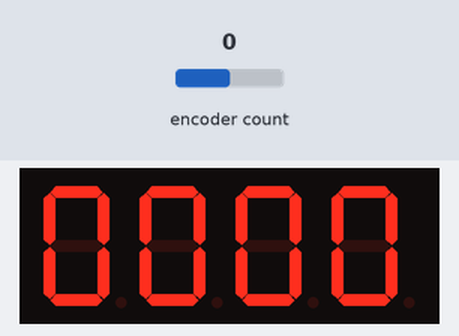
This sketch was run on a simulated Arduino Uno, built with avr-gcc and run on an emulated ATmega328P. On the bench: 4-digit seven-segment display. The test bench sets the inputs (shaded band); at power-on: encoder count 0.

Above: at 2.2 s.
2.3 s: encoder count set to -1
At 2.9 s:
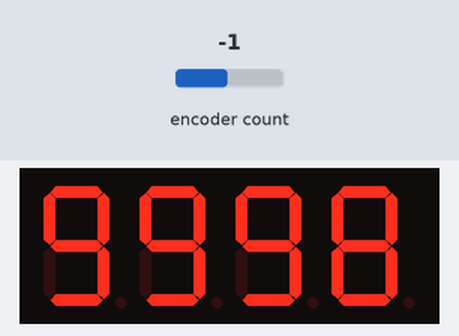
Timing chart, 0 to 5.3 s (numbered marks = the images above; inputs shaded):
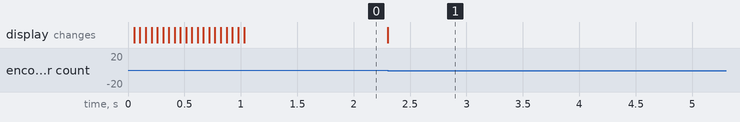

The sketch:

TapeCounter.ino
```cpp
/*

LED wiring:
  * TM1637 pin CLK -> Arduino pin D4
  * TM1637 pin DIO -> Arduino pin D5
  * TM1637 pin Vcc -> Arduino pin 5V
  * TM1637 pin GND -> Arduino pin GND
  * Encoder pin 1  -> Arduino pin D2
  * Encoder pin 2  -> Arduino pin GND
  * Encoder pin 3  -> Arduino pin D3

If you find the counter goes backwards, swap the numbers assigned
to ENC_PIN1 and ENC_PIN3 below.
*/

#include <SevenSegmentTM1637.h>

const byte PIN_CLK = 4;
const byte PIN_DIO = 5;
SevenSegmentTM1637 display(PIN_CLK, PIN_DIO);

// Rotary Encoder
#include <RotaryEncoder.h>
const byte ENC_PIN1 = 3;
const byte ENC_PIN3 = 2;
RotaryEncoder encoder(ENC_PIN1,ENC_PIN3);

void setup() {
  display.begin();
  display.setBacklight(100);  // Set 100% brightness
};

// There is no error checking in this function, if the hex pointer
// passed doesn't point to an area with room for 4 characters, you'll
// get a buffer overrun.
const char hex_digit[] = { '0', '1', '2', '3', '4', '5', '6', '7',
                     '8', '9', 'A', 'b', 'C', 'D', 'E', 'F'};
void dec2hex(char *hex, long dec)
{
  for(int digit=3; digit>=0; digit--, dec>>=4)
    hex[digit]=hex_digit[dec & 0x0f];
}

// There is no error checking in this function, if the str pointer
// passed doesn't point to an area with room for 4 characters, you'll
// get a buffer overrun.
void dec2str(char *str, long dec)
{
  while (dec>9999)
    dec-=9999;
  while (dec<0)
    dec+=9999;
  sprintf(str,"%04d",dec);
}

long lastCount=-1;

char str[5]={'0','0','0','0','\0'};

void loop() {
  encoder.tick();
  long counter=encoder.getPosition();
  counter>>=2;  // divide by 4
  if (lastCount!=counter)
  {
    // Choose one of the lines below, depending on whether you want
    // a decimal or hex counter
    dec2str(str,counter);
    //dec2hex(str,counter);
    display.print(str);
    lastCount=counter;
  }
};
```

Measured:
- after the input at 2.3 s, the display: changes at once (image 1)
